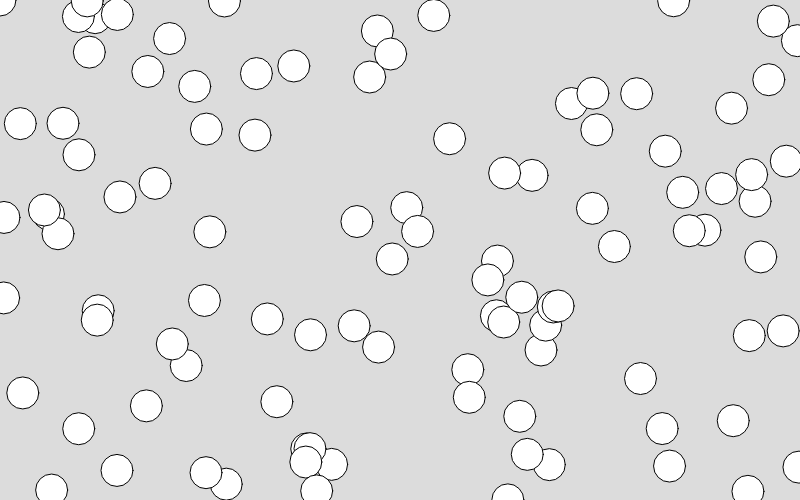
Frame 1 (no input)
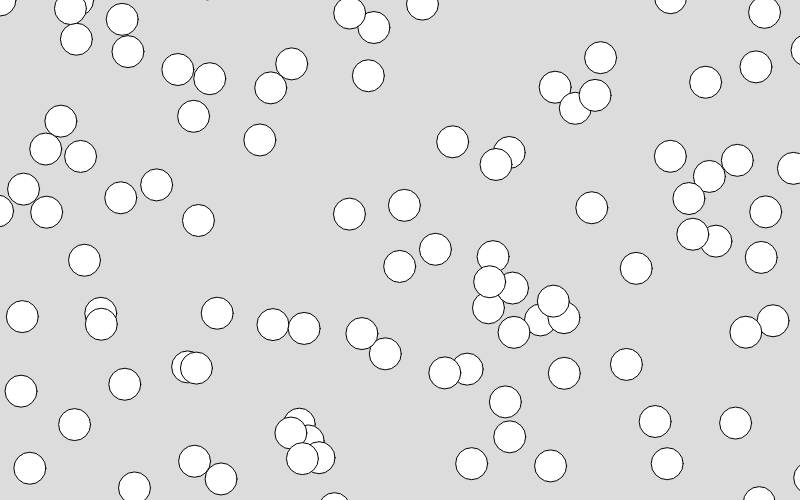
Frame 60 (no input)
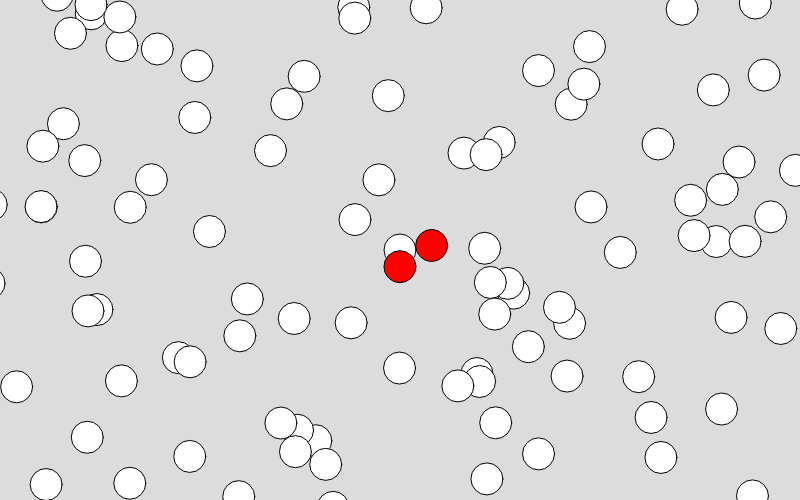
Frame 120 (the mouse pressed at the canvas centre since frame 60)

The p5.js sketch that drew these frames (run headless with seeded random() and noise() and a simulated clock; from frame 60 on, the mouse is pressed at the canvas centre):

// p5.js sketch
// ── sketch.js
let player;
let balls = [];
const stack = 100

function setup() {
  createCanvas(800, 500);

  class Player {
    constructor() {
      let r = 32;
      this.player = true

      this.show = function () {
        circle(mouseX, mouseY, r);
      };
    }
  }

  class Ball {
    constructor() {
      this.x = random(width);
      this.y = random(height);
      this.vel = random(0.5);
      this.touched = false
      this.player = false
      let r = 32;

      this.update = function () {
        if (dist(this.x, this.y, mouseX, mouseY) <= 32 && this.player == false) {
          this.touched = true
        }
        this.x += this.vel;
        this.y += this.vel;
        this.vel = random(-3, 3)
      };
      this.show = function () {
        if(this.touched){
          fill(255,0,0)
        }else{
          fill(255)
        }
        circle(this.x, this.y, r);
      };
    }
  }
  player = new Player();
  for (let i = 0; i < stack; i++) {
    balls.push(new Ball());
  }
}

function draw() {
  background(220);
  player.show();
  for (let i = 0; i < stack; i++) {
    balls[i].show();
    balls[i].update();
  }
}
